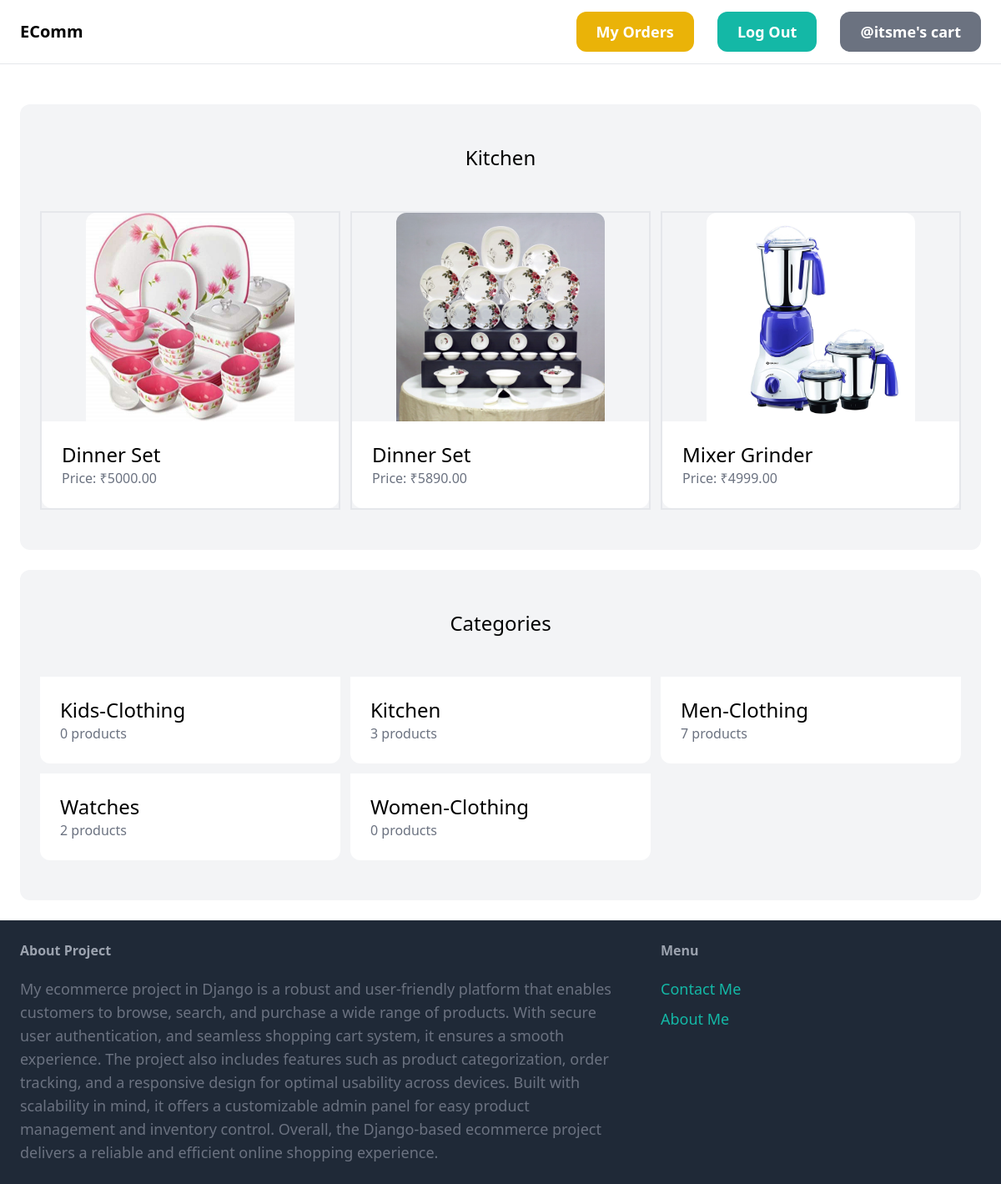
Page /category/Kitchen (signed in) on the committed database.
### store/models.py (models this page shows, shortened)
class Category(models.Model):
    name = models.CharField(max_length=100)
    class Meta:
        ordering = ('name',)
        verbose_name_plural = "Categories"
    def __str__(self) -> str:
        return self.name

class Product(models.Model):
    name = models.CharField(max_length=100)
    description = models.TextField()
    price = models.DecimalField(max_digits=8, decimal_places=2)
    category = models.ForeignKey(Category, on_delete=models.CASCADE)
    img = models.ImageField(upload_to='products', null=True, blank=True)

### store/views.py (the view)
# urls.py: path('category/<str:category>', views.category, name='category'),
def category(request, category):
    category = get_object_or_404(Category, name=category)
    products = Product.objects.filter(category=category)
    categories = Category.objects.all()
    if request.user.is_authenticated:
        myorders = Status.objects.filter(user=request.user)
        return render(request, 'store/category.html',{'products': products, 'myorders':myorders, 'name': category, 'categories':categories})
    return render(request, 'store/category.html',{'products': products, 'name': category, 'categories':categories})

### store/templates/store/category.html (shortened to what this page needs)
{% extends 'store/base.html'%}
{%block content%}
    <div class="mt-6 px-6 py-12 bg-gray-100 rounded-xl">
        <h2 class="mb-12 text-2xl text-center">{{name}}</h2>
        <div class="grid grid-cols-3 gap-3">
            {%for product in products%}
            <div class="border-2">
                <a href="{%url 'store:product_detail' product.id%}">
                    <div class="flex justify-center">
                        <img src="{{product.img.url}}" alt="img1" class="rounded-t-xl" style="height: 250px; width: 70%;">
                    </div>
                    <div class="p-6 bg-white rounded-b-xl">
                        <h2 class="text-2xl">{{product.name}}</h2>
                        <p class="text-gray-500">Price: ₹{{product.price}}</p>
                    </div>
                </a>
            </div>
            {%endfor%}
        </div>
    </div>
    <div class="mt-6 px-6 py-12 bg-gray-100 rounded-xl">
        <h2 class="mb-12 text-2xl text-center">Categories</h2>
        <div class="grid grid-cols-3 gap-3">
            {%for category in categories%}
            <div>
                <a href="{%url 'store:category' category.name%}">
                    <div class="p-6 bg-white rounded-b-xl">
                        <h2 class="text-2xl">{{category.name}}</h2>
                        <p class="text-gray-500">{{category.product_set.count}} products</p>
                    </div>
                </a>
            </div>
            {%endfor%}
        </div>
    </div>
{%endblock%}

### store/templates/store/base.html (shortened to what this page needs)
<!DOCTYPE html>
<html lang="en">
<head>
    <script src="https://cdn.tailwindcss.com"></script>
</head>
<body>
    <nav class="py-6 px-6 flex justify-between items-center border-b border-gray-200">
        <a href="/" class="text-xl font-semibold">EComm</a>
        <div class="space-x-6">
            {%if request.user.is_authenticated%}
            <a href="{%url 'store:track' %}" class="px-6 py-3 text-lg font-semibold bg-yellow-500 text-white rounded-xl hover:bg-yellow-700">My Orders</a>
            <a href="{%url 'store:logout' %}" class="px-6 py-3 text-lg font-semibold bg-teal-500 text-white rounded-xl hover:bg-teal-700">Log Out</a>
            <a href="{%url 'store:view_cart' %}" class="px-6 py-3 text-lg font-semibold bg-gray-500 text-white rounded-xl hover:bg-gray-700">@{{request.user.username}}'s cart</a>
            {%else%}
            <a href="{%url 'store:signup' %}" class="px-6 py-3 text-lg font-semibold bg-teal-500 text-white rounded-xl hover:bg-teal-700">Sign up</a>
            <a href="{%url 'store:login' %}" class="px-6 py-3 text-lg font-semibold bg-gray-500 text-white rounded-xl hover:bg-gray-700">LogIn</a>
            {%endif%}
        </div>
    </nav>
    <div class="px-6 py-6">
        {%block content%}
        {%endblock%}
    </div>
    <footer class="py-6 px-6 flex justify-between bg-gray-800">
        <div class="w-2/3 pr-10">
            <h3 class="mb-5 font-semibold text-gray-400">About Project</h3>
            <p class="text-lg text-gray-500">My ecommerce project in Django is a robust and user-friendly platform that enables customers to browse, search, and purchase a wide range of products. With secure user authentication, and seamless shopping cart system, it ensures a smooth experience. The project also includes features such as product categorization, order tracking, and a responsive design for optimal usability across devices. Built with scalability in mind, it offers a customizable admin panel for easy product management and inventory control. Overall, the Django-based ecommerce project delivers a reliable and efficient online shopping experience.</p>
        </div>
        <div class="w-1/3">
            <h3 class="mb-5 font-semibold text-gray-400">Menu</h3>
            <ul class="space-y-2">
                <li><a href="{%url 'store:contact' %}" class="text-lg text-teal-500 hover:text-teal-700">Contact Me</a></li>
                <li><a href="{%url 'store:about' %}" class="text-lg text-teal-500 hover:text-teal-700">About Me</a></li>
            </ul>
        </div>
    </footer>
</body>
</html>

### rows in the picture
Category: name "Kitchen", product_set.count "3"
Product: img (picture), name "Dinner Set", price "5000.00"
Product: img (picture), name "Dinner Set", price "5890.00"
Product: img (picture), name "Mixer Grinder", price "4999.00"
Category: name "Kids-Clothing", product_set.count "0"
Category: name "Men-Clothing", product_set.count "7"
Category: name "Watches", product_set.count "2"
Category: name "Women-Clothing", product_set.count "0"

### other values in the picture
{{ request.user.username }} "itsme"
